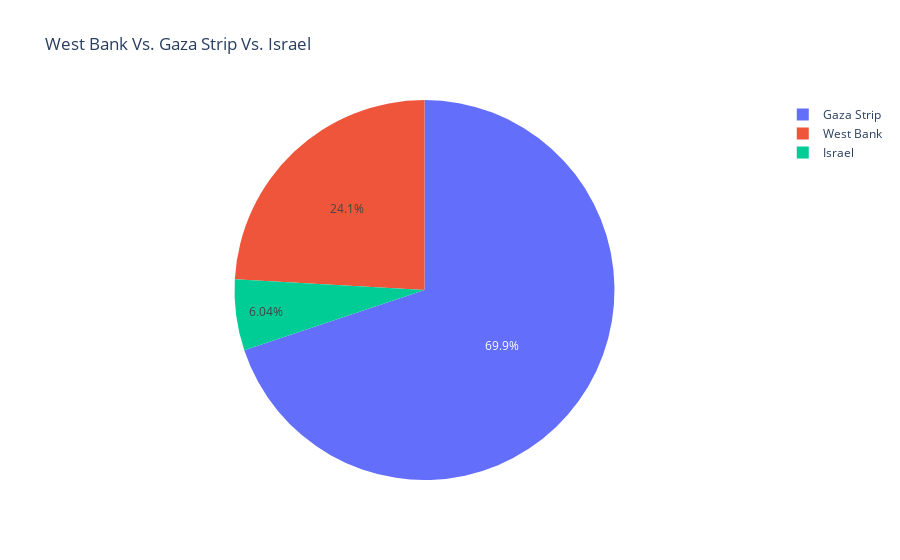

Write notebook code for a chart like this one.
### Code cell
px.pie(names=df.event_location_region.value_counts().index,values=df.event_location_region.value_counts().values,title='West Bank Vs. Gaza Strip Vs. Israel')

### Figure 1 — Plotly figure (JSON) as saved in the notebook; plotly's stock layout.template omitted (floating-point values rounded to 4 significant figures)
{"data": [{"domain": {"x": [0, 1], "y": [0, 1]}, "hovertemplate": "label=%{label}<br>value=%{value}<extra></extra>", "labels": ["Gaza Strip", "West Bank", "Israel"], "legendgroup": "", "name": "", "showlegend": true, "type": "pie", "values": [7652, 2638, 661]}], "layout": {"legend": {"tracegroupgap": 0}, "title": {"text": "West Bank Vs. Gaza Strip Vs. Israel"}}}
